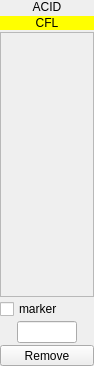
<?xml version="1.0" encoding="UTF-8"?>
<ui version="4.0">
 <class>FlightLevelWidget</class>
 <widget class="QWidget" name="FlightLevelWidget">
  <property name="enabled">
   <bool>true</bool>
  </property>
  <property name="geometry">
   <rect>
    <x>0</x>
    <y>0</y>
    <width>94</width>
    <height>366</height>
   </rect>
  </property>
  <property name="sizePolicy">
   <sizepolicy hsizetype="Fixed" vsizetype="Fixed">
    <horstretch>0</horstretch>
    <verstretch>0</verstretch>
   </sizepolicy>
  </property>
  <property name="windowTitle">
   <string>LevelsWidget</string>
  </property>
  <property name="autoFillBackground">
   <bool>false</bool>
  </property>
  <layout class="QVBoxLayout" name="verticalLayout">
   <property name="spacing">
    <number>2</number>
   </property>
   <property name="leftMargin">
    <number>0</number>
   </property>
   <property name="topMargin">
    <number>0</number>
   </property>
   <property name="rightMargin">
    <number>0</number>
   </property>
   <property name="bottomMargin">
    <number>0</number>
   </property>
   <item>
    <widget class="QLabel" name="labelACID">
     <property name="text">
      <string>ACID</string>
     </property>
     <property name="alignment">
      <set>Qt::AlignCenter</set>
     </property>
    </widget>
   </item>
   <item>
    <widget class="QLabel" name="labelType">
     <property name="styleSheet">
      <string notr="true">background-color: rgb(255, 255, 0);</string>
     </property>
     <property name="text">
      <string>CFL</string>
     </property>
     <property name="alignment">
      <set>Qt::AlignCenter</set>
     </property>
    </widget>
   </item>
   <item>
    <widget class="QScrollArea" name="scrollArea">
     <property name="sizePolicy">
      <sizepolicy hsizetype="Minimum" vsizetype="Expanding">
       <horstretch>0</horstretch>
       <verstretch>0</verstretch>
      </sizepolicy>
     </property>
     <property name="minimumSize">
      <size>
       <width>0</width>
       <height>220</height>
      </size>
     </property>
     <property name="maximumSize">
      <size>
       <width>16777215</width>
       <height>16777215</height>
      </size>
     </property>
     <property name="verticalScrollBarPolicy">
      <enum>Qt::ScrollBarAlwaysOff</enum>
     </property>
     <property name="horizontalScrollBarPolicy">
      <enum>Qt::ScrollBarAlwaysOff</enum>
     </property>
     <property name="widgetResizable">
      <bool>true</bool>
     </property>
     <property name="alignment">
      <set>Qt::AlignCenter</set>
     </property>
     <widget class="QWidget" name="scrollAreaWidgetContents">
      <property name="geometry">
       <rect>
        <x>0</x>
        <y>0</y>
        <width>92</width>
        <height>246</height>
       </rect>
      </property>
      <property name="sizePolicy">
       <sizepolicy hsizetype="Minimum" vsizetype="Expanding">
        <horstretch>0</horstretch>
        <verstretch>0</verstretch>
       </sizepolicy>
      </property>
      <property name="maximumSize">
       <size>
        <width>16777215</width>
        <height>16777215</height>
       </size>
      </property>
      <layout class="QGridLayout" name="gridLayout_2">
       <property name="leftMargin">
        <number>0</number>
       </property>
       <property name="topMargin">
        <number>0</number>
       </property>
       <property name="rightMargin">
        <number>0</number>
       </property>
       <property name="bottomMargin">
        <number>0</number>
       </property>
       <property name="spacing">
        <number>0</number>
       </property>
       <item row="0" column="0">
        <layout class="QGridLayout" name="gridLayout">
         <property name="sizeConstraint">
          <enum>QLayout::SetDefaultConstraint</enum>
         </property>
         <property name="spacing">
          <number>0</number>
         </property>
        </layout>
       </item>
      </layout>
     </widget>
    </widget>
   </item>
   <item>
    <widget class="QCheckBox" name="cbTflMarker">
     <property name="text">
      <string>marker</string>
     </property>
    </widget>
   </item>
   <item>
    <layout class="QHBoxLayout" name="horizontalLayout_2">
     <item>
      <widget class="QLineEdit" name="customValue">
       <property name="sizePolicy">
        <sizepolicy hsizetype="Fixed" vsizetype="Fixed">
         <horstretch>0</horstretch>
         <verstretch>0</verstretch>
        </sizepolicy>
       </property>
       <property name="maximumSize">
        <size>
         <width>60</width>
         <height>16777215</height>
        </size>
       </property>
       <property name="maxLength">
        <number>4</number>
       </property>
      </widget>
     </item>
    </layout>
   </item>
   <item>
    <widget class="QToolButton" name="tbRemove">
     <property name="sizePolicy">
      <sizepolicy hsizetype="Preferred" vsizetype="Fixed">
       <horstretch>0</horstretch>
       <verstretch>0</verstretch>
      </sizepolicy>
     </property>
     <property name="text">
      <string>Remove</string>
     </property>
    </widget>
   </item>
  </layout>
 </widget>
 <layoutdefault spacing="6" margin="11"/>
 <resources/>
 <connections/>
</ui>
